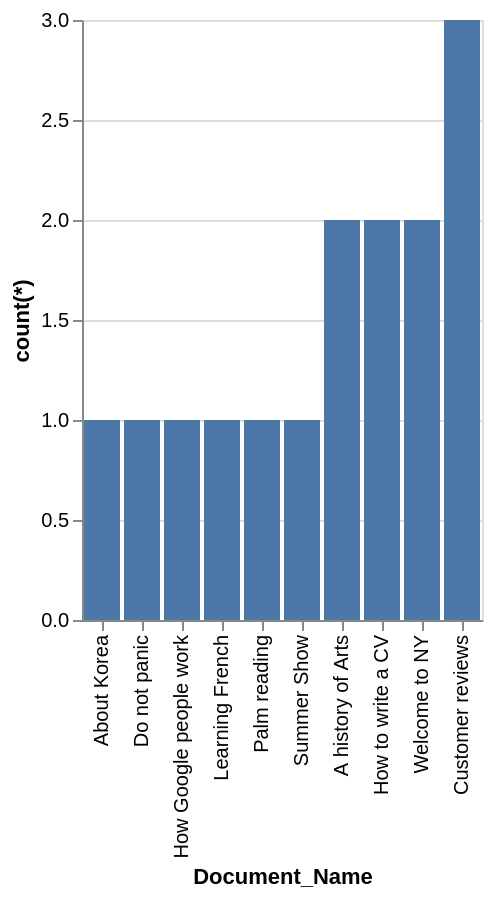

The specification (Vega-Lite) saved for this image:
### Vega-Lite specification from a JSON file in a GitHub repository (floating-point values rounded to 4 significant figures)
{"data": {"values": [{"x_data": "About Korea", "y_data": 1}, {"x_data": "Do not panic", "y_data": 1}, {"x_data": "How Google people work", "y_data": 1}, {"x_data": "Learning French", "y_data": 1}, {"x_data": "Palm reading", "y_data": 1}, {"x_data": "Summer Show", "y_data": 1}, {"x_data": "A history of Arts", "y_data": 2}, {"x_data": "How to write a CV", "y_data": 2}, {"x_data": "Welcome to NY", "y_data": 2}, {"x_data": "Customer reviews", "y_data": 3}]}, "mark": "bar", "encoding": {"x": {"field": "x_data", "type": "nominal", "title": "Document_Name", "sort": {"op": "sum", "field": "y_data", "order": "ascending"}}, "y": {"field": "y_data", "type": "quantitative", "title": "count(*)"}}}
